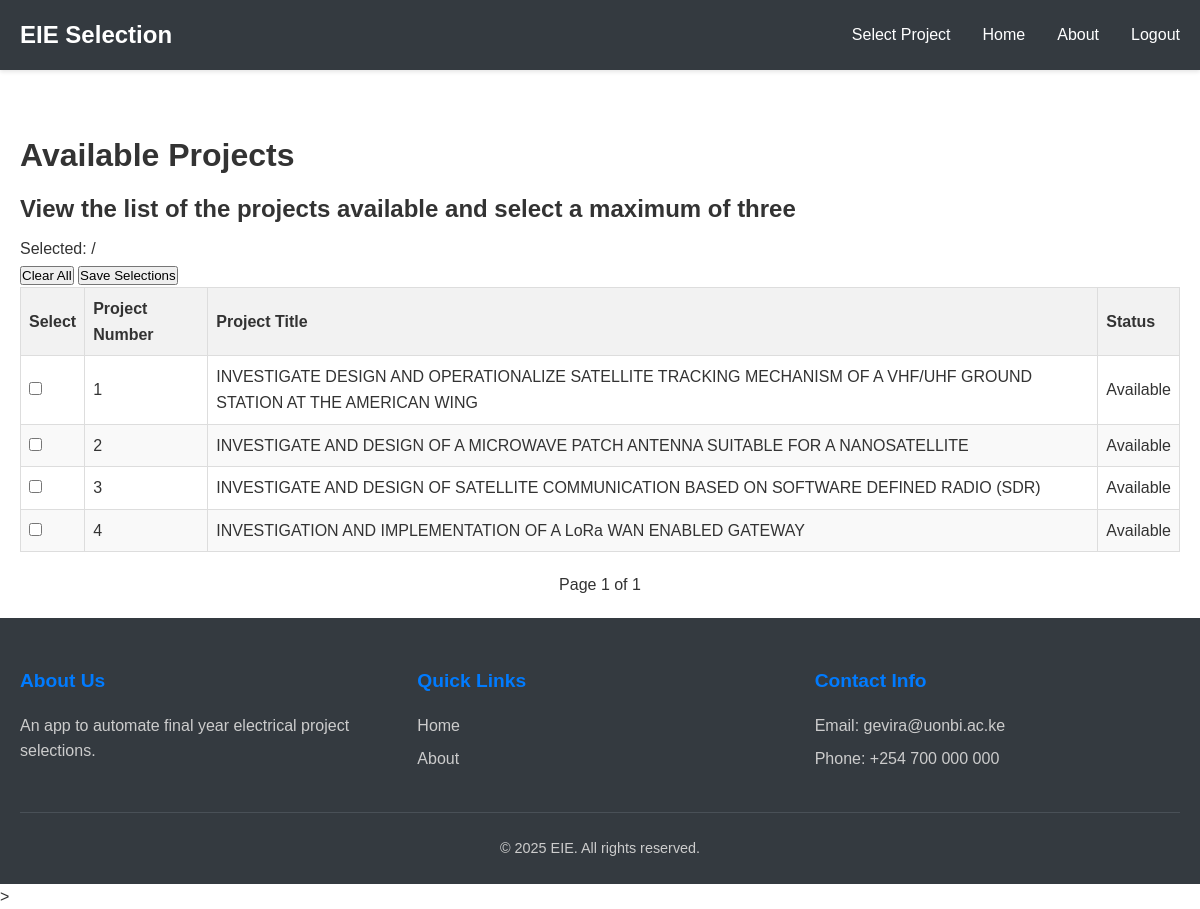
The page /projects/ (signed in) on the database its author committed.
### base/models.py (models this page shows, shortened)
class Project(models.Model):
    project_title = models.CharField(max_length=255, default='')
    project_number = models.TextField(blank=True, null=True)

### base/views.py (the view, shortened to what this page needs)
# urls.py: path('projects/', views.project_list, name='project_list'),
@login_required
def project_list(request):
    if request.method == 'POST':
        return handle_project_selection(request)
    list_of_projects = Project.objects.all()
    paginator = Paginator(list_of_projects, 10)
    page_number = request.GET.get('page')
    page_obj = paginator.get_page(page_number)
    return render(request, 'base/project_list.html', {'page_obj': page_obj})

### base/templates/base/project_list.html (shortened to what this page needs)
{%  extends "base/base.html" %}
{% block content %}
<div class="project-list-container">
    <h1>Available Projects</h1>
    <h2>View the list of the projects available and select a maximum of three</h2>
    <div class="selection-status">
        <div class="selection-counter">
            <span class="counter-text">Selected: </span>
            <span class="counter-max">/{{ max_selections }}</span>
        </div>
        <div class="selection-actions">
            <button type="button" class="btn-clear" onclick="clearAllSelections()">Clear All</button>
            <button type="submit" form="selection-form" class="btn-save">Save Selections</button>
        </div>
    </div>
    <form method="post" id="selection-form">
        <table class="project-table">
            <thead>
                <tr>
                    <th class="select-column">Select</th>
                    <th>Project Number</th>
                    <th>Project Title</th>
                    <th class="status-column">Status</th>
                </tr>
            </thead>
            <tbody>
                {% for project in page_obj %}
                <tr class="project-row {% if project.id in user_selections %}selected{% endif %}">
                    <td class="select-column">
                        <div class="checkbox-container">
                            <input type="checkbox"
                                   name="selected_projects"
                                   value="{{ project.id }}"
                                   id="project-{{ project.id }}"
                                   class="project-checkbox">
                        </div>
                    </td>
                    <td class="project-number">{{ project.project_number }}</td>
                    <td class="project-title">{{ project.project_title }}</td>
                    <td class="status-column">
                        <span class="status-badge {% if project.id in user_selections %}status-selected{% else %}status-available{% endif %}">
                            {% if project.id in user_selections %}Selected{% else %}Available{% endif %}
                        </span>
                    </td>
                </tr>
                {% empty %}
                <tr>
                    <td colspan="4" class="no-projects">No projects available.</td>
                </tr>
                {% endfor %}
            </tbody>
        </table>
    </form>
    <div class="pagination">
        <span class="page-info">
            Page {{ page_obj.number }} of {{ page_obj.paginator.num_pages }}
        </span>
    </div>
</div>
{% endblock %}

### base/static/base.css (style rules this page uses)
* { margin: 0; padding: 0; box-sizing: border-box; }
body { font-family: 'Arial', sans-serif; line-height: 1.6; color: #333; background-color: #fff; min-height: 100vh; display: flex; flex-direction: column; justify-content: center; }
h1, h2, h3, h4, h5, h6 { margin-bottom: 0.5rem; font-weight: 600; }

### base/static/home.css (style rules this page uses)
table { width: 100%; border-collapse: collapse; }
th, td { border: 1px solid #ddd; padding: 8px; text-align: left; }
th { background-color: #f2f2f2; }
tr:nth-child(even) { background-color: #f9f9f9; }
.pagination { margin-top: 20px; display: flex; justify-content: center; }

### rows shown on the page
Project: project_number "1", project_title "INVESTIGATE DESIGN AND OPERATIONALIZE SATELLITE TRACKING MECHANISM OF A VHF/UHF GROUND STATION AT THE AMERICAN WING", shows "Available"
Project: project_number "2", project_title "INVESTIGATE AND DESIGN OF A MICROWAVE PATCH ANTENNA SUITABLE FOR A NANOSATELLITE", shows "Available"
Project: project_number "3", project_title "INVESTIGATE AND DESIGN OF SATELLITE COMMUNICATION BASED ON SOFTWARE DEFINED RADIO (SDR)", shows "Available"
Project: project_number "4", project_title "INVESTIGATION AND IMPLEMENTATION OF A LoRa WAN ENABLED GATEWAY", shows "Available"

### other values the page prints
{{ page_obj.number }} "1"
{{ page_obj.paginator.num_pages }} "1"
